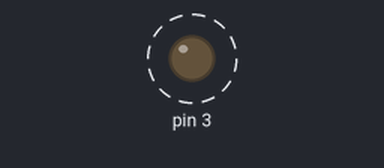
Bench run of a program on a simulated Raspberry Pi (header pin numbers). On the bench: output pins drawn as LEDs (lit = HIGH). Dashed ring = blinking.

Above: at 0.5 s.
Timing chart, 0 to 4.6 s (numbered marks = the images above):
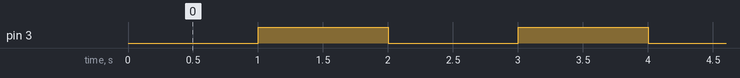

The program:

LED_Blink.py
```python
#!/usr/bin/env python3
import time
import RPi.GPIO as GPIO

GPIO.setmode(GPIO.BOARD)
GPIO.setup(3, GPIO.OUT)

while True:
    GPIO.output(3, 0)
    time.sleep(1)
    GPIO.output(3, 1)
    time.sleep(1)
GPIO.cleanup()
exit()
```

Measured:
- by itself, pin 3: alternates HIGH for 1.0 s and LOW for 1.0 s
